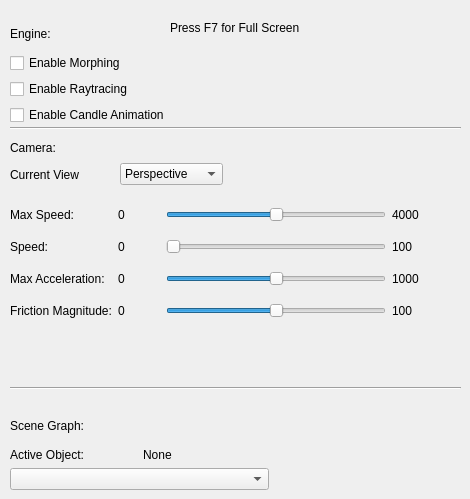
    <widget class="QWidget" name="generalTab">
     <attribute name="title">
      <string>General Settings</string>
     </attribute>
     <widget class="QLabel" name="cameraLabel">
      <property name="geometry">
       <rect>
        <x>10</x>
        <y>140</y>
        <width>62</width>
        <height>16</height>
       </rect>
      </property>
      <property name="text">
       <string>Camera:</string>
      </property>
     </widget>
     <widget class="Line" name="line">
      <property name="geometry">
       <rect>
        <x>10</x>
        <y>120</y>
        <width>451</width>
        <height>16</height>
       </rect>
      </property>
      <property name="orientation">
       <enum>Qt::Horizontal</enum>
      </property>
     </widget>
     <widget class="Line" name="line_2">
      <property name="geometry">
       <rect>
        <x>10</x>
        <y>380</y>
        <width>451</width>
        <height>16</height>
       </rect>
      </property>
      <property name="orientation">
       <enum>Qt::Horizontal</enum>
      </property>
     </widget>
     <widget class="QLabel" name="fullScreenLabel">
      <property name="geometry">
       <rect>
        <x>170</x>
        <y>20</y>
        <width>161</width>
        <height>16</height>
       </rect>
      </property>
      <property name="text">
       <string>Press F7 for Full Screen</string>
      </property>
     </widget>
     <widget class="QWidget" name="layoutWidget">
      <property name="geometry">
       <rect>
        <x>10</x>
        <y>20</y>
        <width>183</width>
        <height>105</height>
       </rect>
      </property>
      <layout class="QVBoxLayout" name="verticalLayout">
       <item>
        <widget class="QLabel" name="EngineLabel">
         <property name="text">
          <string>Engine:</string>
         </property>
        </widget>
       </item>
       <item>
        <widget class="QCheckBox" name="morphingEnabler">
         <property name="text">
          <string>Enable Morphing</string>
         </property>
        </widget>
       </item>
       <item>
        <widget class="QCheckBox" name="rayTracerEnabler">
         <property name="text">
          <string>Enable Raytracing</string>
         </property>
        </widget>
       </item>
       <item>
        <widget class="QCheckBox" name="particleSystemEnabler">
         <property name="text">
          <string>Enable Candle Animation</string>
         </property>
        </widget>
       </item>
      </layout>
     </widget>
     <widget class="QWidget" name="layoutWidget">
      <property name="geometry">
       <rect>
        <x>10</x>
        <y>410</y>
        <width>259</width>
        <height>80</height>
       </rect>
      </property>
      <layout class="QVBoxLayout" name="verticalLayout_3">
       <item>
        <widget class="QLabel" name="sceneGraphLabel">
         <property name="text">
          <string>Scene Graph:</string>
         </property>
        </widget>
       </item>
       <item>
        <layout class="QVBoxLayout" name="verticalLayout_2">
         <item>
          <layout class="QHBoxLayout" name="horizontalLayout_3">
           <item>
            <widget class="QLabel" name="activeObjectLabel">
             <property name="text">
              <string>Active Object:</string>
             </property>
            </widget>
           </item>
           <item>
            <widget class="QLabel" name="currentActiveObjectLabel">
             <property name="text">
              <string>None</string>
             </property>
            </widget>
           </item>
          </layout>
         </item>
         <item>
          <widget class="QComboBox" name="comboBox"/>
         </item>
        </layout>
       </item>
      </layout>
     </widget>
     <widget class="QWidget" name="layoutWidget">
      <property name="geometry">
       <rect>
        <x>10</x>
        <y>160</y>
        <width>213</width>
        <height>29</height>
       </rect>
      </property>
      <layout class="QHBoxLayout" name="horizontalLayout_9">
       <item>
        <widget class="QLabel" name="currentViewLabel">
         <property name="text">
          <string>Current View</string>
         </property>
        </widget>
       </item>
       <item>
        <widget class="QComboBox" name="currentViewComboBox">
         <item>
          <property name="text">
           <string>Perspective</string>
          </property>
         </item>
        </widget>
       </item>
      </layout>
     </widget>
     <widget class="QWidget" name="layoutWidget">
      <property name="geometry">
       <rect>
        <x>10</x>
        <y>200</y>
        <width>424</width>
        <height>126</height>
       </rect>
      </property>
      <layout class="QGridLayout" name="gridLayout">
       <item row="0" column="0">
        <widget class="QLabel" name="maxSpeedLabel">
         <property name="text">
          <string>Max Speed:</string>
         </property>
        </widget>
       </item>
       <item row="0" column="1">
        <widget class="QLabel" name="label_5">
         <property name="text">
          <string>0</string>
         </property>
        </widget>
       </item>
       <item row="0" column="2">
        <widget class="QSlider" name="maxSpeedSlider">
         <property name="minimumSize">
          <size>
           <width>220</width>
           <height>22</height>
          </size>
         </property>
         <property name="maximumSize">
          <size>
           <width>220</width>
           <height>22</height>
          </size>
         </property>
         <property name="maximum">
          <number>4000</number>
         </property>
         <property name="singleStep">
          <number>100</number>
         </property>
         <property name="sliderPosition">
          <number>2000</number>
         </property>
         <property name="orientation">
          <enum>Qt::Horizontal</enum>
         </property>
        </widget>
       </item>
       <item row="0" column="3">
        <widget class="QLabel" name="label">
         <property name="text">
          <string>4000</string>
         </property>
        </widget>
       </item>
       <item row="1" column="0">
        <widget class="QLabel" name="speedLabel">
         <property name="text">
          <string>Speed:</string>
         </property>
        </widget>
       </item>
       <item row="1" column="1">
        <widget class="QLabel" name="label_6">
         <property name="text">
          <string>0</string>
         </property>
        </widget>
       </item>
       <item row="1" column="2">
        <widget class="QSlider" name="speedHorizontalSlider">
         <property name="minimumSize">
          <size>
           <width>220</width>
           <height>22</height>
          </size>
         </property>
         <property name="maximumSize">
          <size>
           <width>220</width>
           <height>22</height>
          </size>
         </property>
         <property name="maximum">
          <number>100</number>
         </property>
         <property name="orientation">
          <enum>Qt::Horizontal</enum>
         </property>
        </widget>
       </item>
       <item row="1" column="3">
        <widget class="QLabel" name="label_2">
         <property name="text">
          <string>100</string>
         </property>
        </widget>
       </item>
       <item row="2" column="0">
        <widget class="QLabel" name="maxAccelerationLabel">
         <property name="text">
          <string>Max Acceleration:</string>
         </property>
        </widget>
       </item>
       <item row="2" column="1">
        <widget class="QLabel" name="label_7">
         <property name="text">
          <string>0</string>
         </property>
        </widget>
       </item>
       <item row="2" column="2">
        <widget class="QSlider" name="maxAccelerationSlider">
         <property name="minimumSize">
          <size>
           <width>220</width>
           <height>22</height>
          </size>
         </property>
         <property name="maximumSize">
          <size>
           <width>220</width>
           <height>22</height>
          </size>
         </property>
         <property name="maximum">
          <number>1000</number>
         </property>
         <property name="singleStep">
          <number>10</number>
         </property>
         <property name="sliderPosition">
          <number>500</number>
         </property>
         <property name="orientation">
          <enum>Qt::Horizontal</enum>
         </property>
        </widget>
       </item>
       <item row="2" column="3">
        <widget class="QLabel" name="label_3">
         <property name="text">
          <string>1000</string>
         </property>
        </widget>
       </item>
       <item row="3" column="0">
        <widget class="QLabel" name="frictionMagnitudeLabel">
         <property name="text">
          <string>Friction Magnitude:</string>
         </property>
        </widget>
       </item>
       <item row="3" column="1">
        <widget class="QLabel" name="label_8">
         <property name="text">
          <string>0</string>
         </property>
        </widget>
       </item>
       <item row="3" column="2">
        <widget class="QSlider" name="frictionHorizontalSlider">
         <property name="minimumSize">
          <size>
           <width>220</width>
           <height>22</height>
          </size>
         </property>
         <property name="maximumSize">
          <size>
           <width>220</width>
           <height>22</height>
          </size>
         </property>
         <property name="maximum">
          <number>100</number>
         </property>
         <property name="sliderPosition">
          <number>50</number>
         </property>
         <property name="orientation">
          <enum>Qt::Horizontal</enum>
         </property>
        </widget>
       </item>
       <item row="3" column="3">
        <widget class="QLabel" name="label_4">
         <property name="text">
          <string>100</string>
         </property>
        </widget>
       </item>
      </layout>
     </widget>
     <zorder>layoutWidget</zorder>
     <zorder>cameraLabel</zorder>
     <zorder>line</zorder>
     <zorder>line_2</zorder>
     <zorder>fullScreenLabel</zorder>
     <zorder>layoutWidget</zorder>
     <zorder>layoutWidget</zorder>
     <zorder>layoutWidget</zorder>
    </widget>
